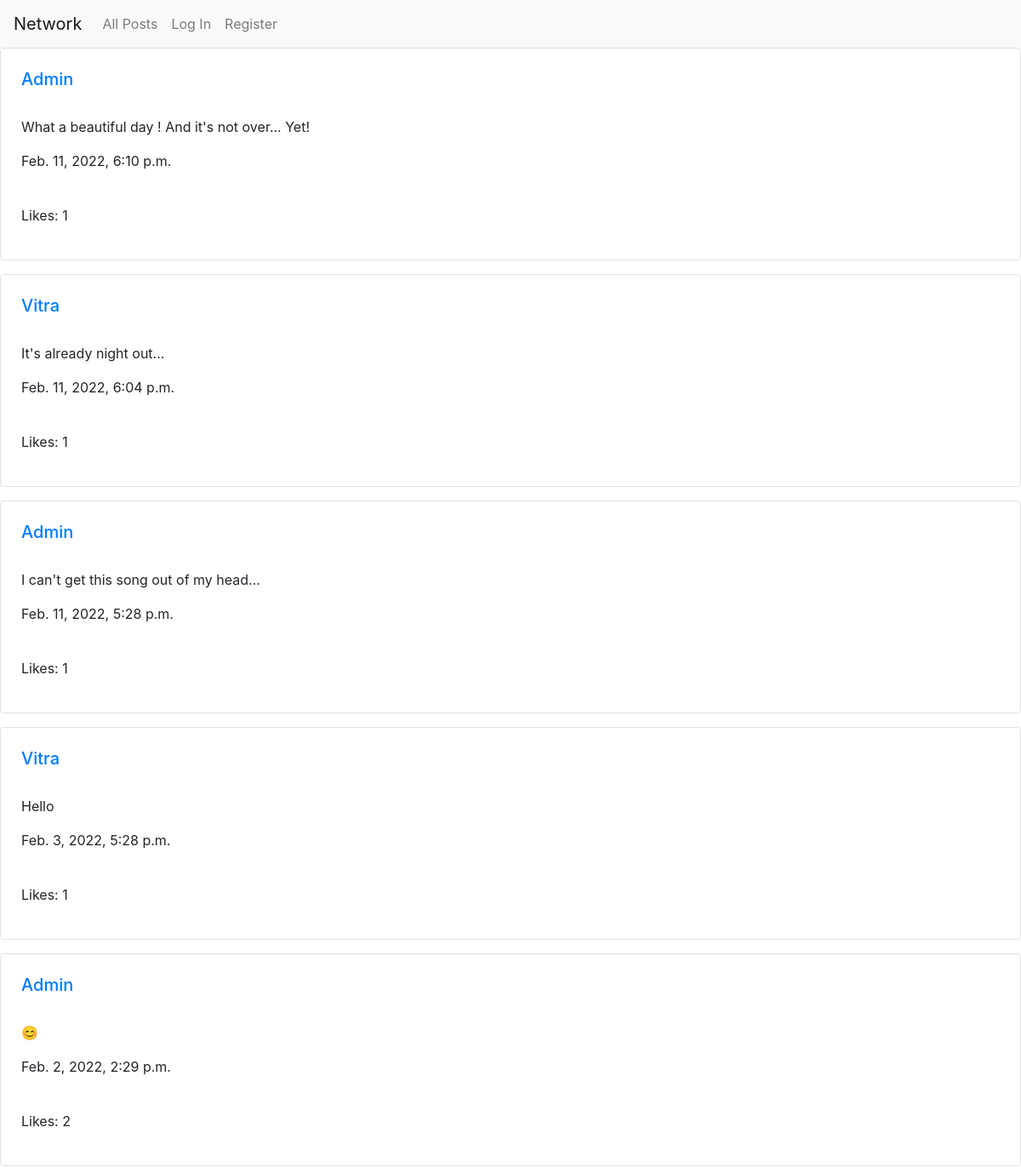
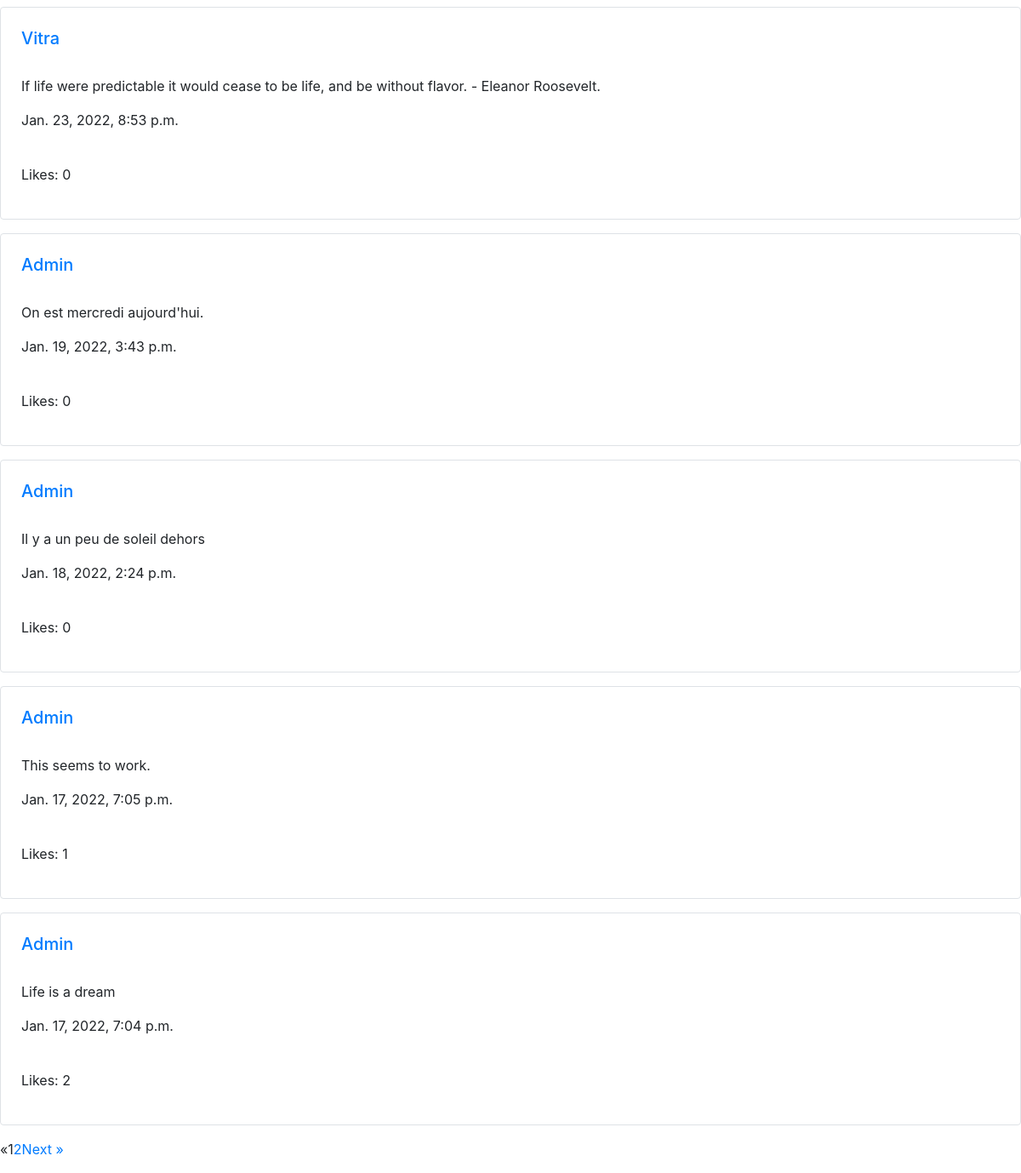
The page / on the database its author committed (2 pictures, top to bottom).
### network/models.py (models this page shows, shortened)
class Post(models.Model):
    posted_by = models.ForeignKey(User, on_delete=models.CASCADE) # user who posted the post
    content = models.TextField()
    posted_at = models.DateTimeField(auto_now_add=True) # date and time at which the post was made
    likes = models.ManyToManyField(User, related_name="post_likes")
    def __str__(self):
        return f"{self.content} posted by {self.posted_by} at {self.posted_at}"

class User(AbstractUser):
    pass

### network/views.py (the view, shortened to what this page needs)
# urls.py: path("", views.index, name="index"),
def index(request):
    allposts = Post.objects.all().order_by('-posted_at')
    likesperpostid = {}
    keys_post_ids = []
    values_usernames = []
    for post in allposts:
        likes_for_posts = list(post.likes.all())
        print(likes_for_posts)
        post.id
        for user in likes_for_posts:
            print(f"{post.id}: {user.username}")
            keys_post_ids.append(f"{post.id}")
            values_usernames.append(f"{user.username}")
    print(keys_post_ids)
    print(values_usernames)
    for key,value in zip(keys_post_ids,values_usernames):
        if key not in likesperpostid:
            likesperpostid[key]=[value]
        else:
            likesperpostid[key].append(value)
    currentpostid = key
    print("likesperpostid:", likesperpostid)
    print(likesperpostid[currentpostid])
    authenticateduser = user.username
    if authenticateduser in likesperpostid[currentpostid]:
        print(f"Post {currentpostid} liked by", authenticateduser)
    else:
        print(f"Post {currentpostid} not liked by", authenticateduser)
    page = request.GET.get('page', 1)
    paginator = Paginator(allposts, 10) # show 10 posts per page
    try:
        posts = paginator.page(page)
    except PageNotAnInteger:
        posts = paginator.page(1)
    except EmptyPage:
        posts = paginator.page(paginator.num_pages)
    user = request.user
    if user.is_anonymous:
        context = {
            'allposts': allposts,
            'posts': posts,
            'user': user,
            'likesperpostid': likesperpostid
        }
        print(context)
        return render(request, "network/index.html", context)

### network/templates/network/index.html (shortened to what this page needs)
{% extends "network/layout.html" %}
{% load static %}
{% block body %}
    {% if allposts %}
    {% for post in posts %}
    <div id="post-view-{{ post.id }}" class="form-group border rounded p-4">
      <div id="post-{{ post.id }}">
        <div class="post-group">
            <a href="{% url 'profile' post.posted_by %}"><h5>{{ post.posted_by|capfirst }}</h5></a>
        </div>
        <br>
        <div id="content-group-{{ post.id }}">
          <p id="post-content-{{ post.id }}">{{ post.content}}</p>
          <p id="post-posted_at-{{ post.id }}">{{ post.posted_at}}</p>
        </div>
        <br>
        <div id="like-count-{{ post.id }}">
          <p>Likes: {{ post.likes.count }}</p>
        </div>
      </div>
    </div>
    {% endfor %}
    <ul class="pagination">
        {% if posts.has_previous %}
          <li><a href="?page={{ posts.previous_page_number }}">&laquo; Previous</a></li>
        {% else %}
          <li class="disabled"><span>&laquo;</span></li>
        {% endif %}
        {% for i in posts.paginator.page_range %}
          {% if posts.number == i %}
            <li class="active"><span>{{ i }} <span class="sr-only">(current)</span></span></li>
          {% else %}
            <li><a href="?page={{ i }}">{{ i }}</a></li>
          {% endif %}
        {% endfor %}
        {% if posts.has_next %}
          <li><a href="?page={{ posts.next_page_number }}"> Next &raquo;</a></li>
        {% else %}
          <li class="disabled"><span>&raquo;</span></li>
        {% endif %}
      </ul>
    {% endif %}
{% endblock %}

### network/templates/network/layout.html (shortened to what this page needs)
{% load static %}
<!DOCTYPE html>
<html lang="en">
    <head>
        <link rel="stylesheet" href="https://stackpath.bootstrapcdn.com/bootstrap/4.4.1/css/bootstrap.min.css">
        <link href="{% static 'network/styles.css' %}" rel="stylesheet">
    </head>
    <body>
        <nav class="navbar navbar-expand-lg navbar-light bg-light">
            <a class="navbar-brand" href="{% url 'index' %}">Network</a>
            <div>
              <ul class="navbar-nav mr-auto">
                <li class="nav-item">
                  <a class="nav-link" href="{% url 'index' %}">All Posts</a>
                </li>
                {% if user.is_authenticated %}
                    <li class="nav-item">
                        <a class="nav-link" href="{% url 'following' %}">Following</a>
                    </li>
                    <li class="nav-item">
                        <a class="nav-link" href="{% url 'logout' %}">Log Out</a>
                    </li>
                {% else %}
                    <li class="nav-item">
                        <a class="nav-link" href="{% url 'login' %}">Log In</a>
                    </li>
                    <li class="nav-item">
                        <a class="nav-link" href="{% url 'register' %}">Register</a>
                    </li>
                {% endif %}
              </ul>
            </div>
          </nav>
        <div class="body">
            {% block body %}
            {% endblock %}
        </div>
    </body>
</html>

### rows shown on the page
Post: posted_by "Admin", content "What a beautiful day ! And it's not over... Yet!", posted_at "Feb. 11, 2022, 6:10 p.m.", likes.count "1"
Post: posted_by "Vitra", content "It's already night out...", posted_at "Feb. 11, 2022, 6:04 p.m.", likes.count "1"
Post: posted_by "Admin", content "I can't get this song out of my head...", posted_at "Feb. 11, 2022, 5:28 p.m.", likes.count "1"
Post: posted_by "Vitra", content "Hello", posted_at "Feb. 3, 2022, 5:28 p.m.", likes.count "1"
Post: posted_by "Admin", content "😊", posted_at "Feb. 2, 2022, 2:29 p.m.", likes.count "2"
Post: posted_by "Vitra", content "If life were predictable it would cease to be life, and be without flavor. - Eleanor Roosevelt.", posted_at "Jan. 23, 2022, 8:53 p.m.", likes.count "0"
Post: posted_by "Admin", content "On est mercredi aujourd'hui.", posted_at "Jan. 19, 2022, 3:43 p.m.", likes.count "0"
Post: posted_by "Admin", content "Il y a un peu de soleil dehors", posted_at "Jan. 18, 2022, 2:24 p.m.", likes.count "0"
Post: posted_by "Admin", content "This seems to work.", posted_at "Jan. 17, 2022, 7:05 p.m.", likes.count "1"
Post: posted_by "Admin", content "Life is a dream", posted_at "Jan. 17, 2022, 7:04 p.m.", likes.count "2"

### other values the page prints
{{ i }} "1"
{{ i }} "2"
